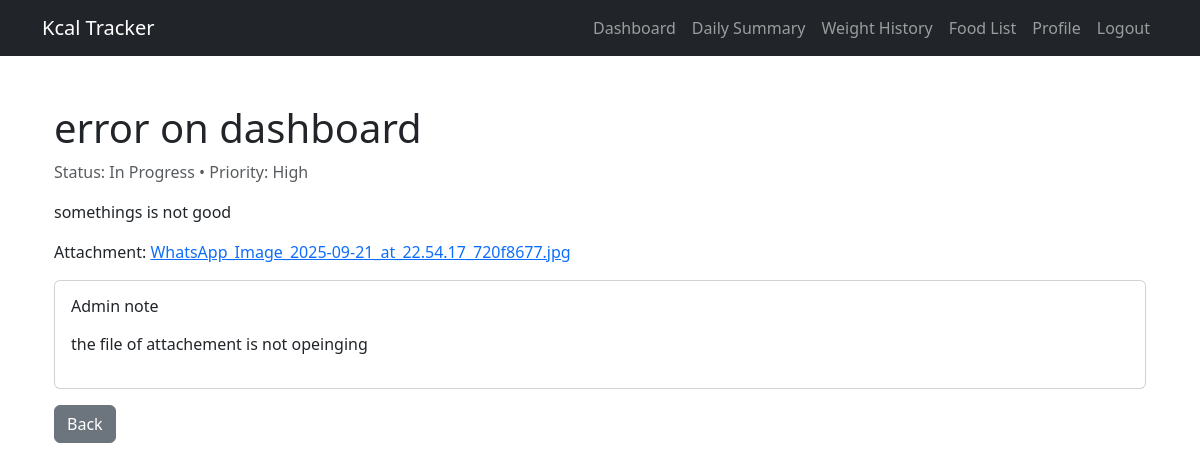
The page /report/report/my/1/ (signed in) on the database its author committed.
### report/models.py (models this page shows, shortened)
class Report(models.Model):
    STATUS_OPEN = 'open'
    STATUS_IN_PROGRESS = 'in_progress'
    STATUS_RESOLVED = 'resolved'
    STATUS_CLOSED = 'closed'
    STATUS_CHOICES = [
        (STATUS_OPEN, 'Open'),
        (STATUS_IN_PROGRESS, 'In Progress'),
        (STATUS_RESOLVED, 'Resolved'),
        (STATUS_CLOSED, 'Closed'),
    ]
    PRIORITY_LOW = 'low'
    PRIORITY_MEDIUM = 'medium'
    PRIORITY_HIGH = 'high'
    PRIORITY_CHOICES = [
        (PRIORITY_LOW, 'Low'),
        (PRIORITY_MEDIUM, 'Medium'),
        (PRIORITY_HIGH, 'High'),
    ]
    reporter = models.ForeignKey(User, on_delete=models.CASCADE, related_name='reports')
    subject = models.CharField(max_length=200)
    description = models.TextField()
    created_at = models.DateTimeField(auto_now_add=True)
    updated_at = models.DateTimeField(auto_now=True)
    status = models.CharField(max_length=20, choices=STATUS_CHOICES, default=STATUS_OPEN)
    priority = models.CharField(max_length=10, choices=PRIORITY_CHOICES, default=PRIORITY_MEDIUM)
    attachment = models.FileField(upload_to='report_attachments/', null=True, blank=True)
    admin_comment = models.TextField(blank=True, default='')  # admin can add notes here
    resolved_by = models.ForeignKey(User, null=True, blank=True, on_delete=models.SET_NULL, related_name='resolved_reports')
    class Meta:
        ordering = ['-created_at']
    def filename(self):
        return os.path.basename(self.attachment.name) if self.attachment else ""

### report/views.py (the view)
# urls.py: path('report/my/<int:pk>/', views.report_user_detail, name='report_user_detail'),
@login_required
def report_user_detail(request, pk):
    report = get_object_or_404(Report, pk=pk, reporter=request.user)
    return render(request, 'reports/report_user_detail.html', {'report': report})

### report/templates/reports/report_user_detail.html
{% extends "base.html" %}
{% block content %}
<div class="container py-4">
  <h1>{{ report.subject }}</h1>
  <p class="text-muted">Status: {{ report.get_status_display }} • Priority: {{ report.get_priority_display }}</p>
  <p>{{ report.description|linebreaks }}</p>
  {% if report.attachment %}
    <p>Attachment: <a href="{{ report.attachment.url }}" target="_blank">{{ report.filename}}</a></p>
  {% endif %}
  {% if report.admin_comment %}
    <div class="card mt-3">
      <div class="card-body">
        <h6>Admin note</h6>
        <p>{{ report.admin_comment|linebreaks }}</p>
      </div>
    </div>
  {% endif %}
  <a class="btn btn-secondary mt-3" href="{% url 'report_user_list' %}">Back</a>
</div>
{% endblock %}

### rows shown on the page
Report: subject "error on dashboard", status "In Progress", priority "High", description "somethings is not good", filename "WhatsApp_Image_2025-09-21_at_22.54.17_720f8677.jpg", admin_comment "the file of attachement is not opeinging"
